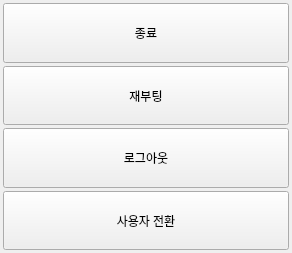
<?xml version="1.0" encoding="UTF-8"?>
<ui version="4.0">
 <class>Widget</class>
 <widget class="QWidget" name="Widget">
  <property name="windowModality">
   <enum>Qt::ApplicationModal</enum>
  </property>
  <property name="geometry">
   <rect>
    <x>0</x>
    <y>0</y>
    <width>292</width>
    <height>253</height>
   </rect>
  </property>
  <property name="windowTitle">
   <string>시스템 종료 물음창</string>
  </property>
  <property name="windowIcon">
   <iconset>
    <normaloff>../../../../../../usr/share/icons/Mint-X/actions/scalable/exit.svg</normaloff>../../../../../../usr/share/icons/Mint-X/actions/scalable/exit.svg</iconset>
  </property>
  <layout class="QVBoxLayout" name="verticalLayout">
   <property name="spacing">
    <number>3</number>
   </property>
   <property name="margin">
    <number>3</number>
   </property>
   <item>
    <widget class="QPushButton" name="shutdownBtn">
     <property name="sizePolicy">
      <sizepolicy hsizetype="Minimum" vsizetype="Preferred">
       <horstretch>0</horstretch>
       <verstretch>0</verstretch>
      </sizepolicy>
     </property>
     <property name="text">
      <string>종료</string>
     </property>
    </widget>
   </item>
   <item>
    <widget class="QPushButton" name="rebootBtn">
     <property name="sizePolicy">
      <sizepolicy hsizetype="Minimum" vsizetype="Preferred">
       <horstretch>0</horstretch>
       <verstretch>0</verstretch>
      </sizepolicy>
     </property>
     <property name="text">
      <string>재부팅</string>
     </property>
    </widget>
   </item>
   <item>
    <widget class="QPushButton" name="logoutBtn">
     <property name="sizePolicy">
      <sizepolicy hsizetype="Minimum" vsizetype="Preferred">
       <horstretch>0</horstretch>
       <verstretch>0</verstretch>
      </sizepolicy>
     </property>
     <property name="text">
      <string>로그아웃</string>
     </property>
    </widget>
   </item>
   <item>
    <widget class="QPushButton" name="switchUsersBtn">
     <property name="sizePolicy">
      <sizepolicy hsizetype="Minimum" vsizetype="Preferred">
       <horstretch>0</horstretch>
       <verstretch>0</verstretch>
      </sizepolicy>
     </property>
     <property name="text">
      <string>사용자 전환</string>
     </property>
    </widget>
   </item>
  </layout>
 </widget>
 <layoutdefault spacing="6" margin="11"/>
 <resources/>
 <connections>
  <connection>
   <sender>shutdownBtn</sender>
   <signal>clicked()</signal>
   <receiver>Widget</receiver>
   <slot>shutdown()</slot>
   <hints>
    <hint type="sourcelabel">
     <x>242</x>
     <y>48</y>
    </hint>
    <hint type="destinationlabel">
     <x>358</x>
     <y>48</y>
    </hint>
   </hints>
  </connection>
  <connection>
   <sender>rebootBtn</sender>
   <signal>clicked()</signal>
   <receiver>Widget</receiver>
   <slot>reboot()</slot>
   <hints>
    <hint type="sourcelabel">
     <x>218</x>
     <y>102</y>
    </hint>
    <hint type="destinationlabel">
     <x>357</x>
     <y>101</y>
    </hint>
   </hints>
  </connection>
  <connection>
   <sender>logoutBtn</sender>
   <signal>clicked()</signal>
   <receiver>Widget</receiver>
   <slot>logout()</slot>
   <hints>
    <hint type="sourcelabel">
     <x>205</x>
     <y>141</y>
    </hint>
    <hint type="destinationlabel">
     <x>315</x>
     <y>138</y>
    </hint>
   </hints>
  </connection>
  <connection>
   <sender>switchUsersBtn</sender>
   <signal>clicked()</signal>
   <receiver>Widget</receiver>
   <slot>switchUsers()</slot>
   <hints>
    <hint type="sourcelabel">
     <x>215</x>
     <y>209</y>
    </hint>
    <hint type="destinationlabel">
     <x>408</x>
     <y>202</y>
    </hint>
   </hints>
  </connection>
 </connections>
 <slots>
  <slot>shutdown()</slot>
  <slot>reboot()</slot>
  <slot>switchUsers()</slot>
  <slot>logout()</slot>
 </slots>
</ui>
